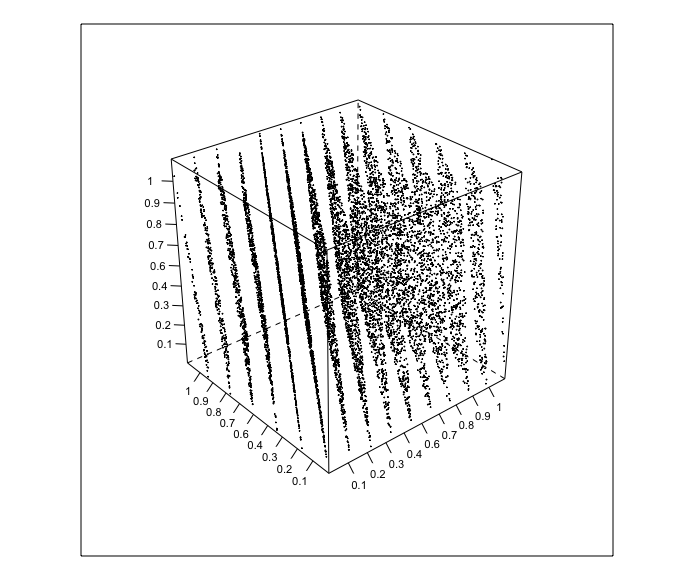

Recreate this plot in R.
rm(list = ls(all = TRUE))
graphics.off()

# install and load packages
libraries = c("TeachingDemos", "lattice")
lapply(libraries, function(x) if (!(x %in% installed.packages())) {
  install.packages(x)
})
lapply(libraries, library, quietly = TRUE, character.only = TRUE)

# parameter settings
n       = 10000     # sample size
a       = 2^16 + 3
M       = 2^31
seed    = 1298324   # makes sure that the same numbers are generated each time the quantlet is executed
y       = NULL

# main computation
y[1] = seed
i = 2
while (i <= n) {
  y[i] = (a * y[i - 1])%%M
  i = i + 1
}
y = y/M

# output
rotate.cloud(y[3:n] ~ y[1:(n - 2)] + y[2:(n - 1)], xlab = "", ylab = "", zlab = "", 
             type = "p", scales = list(arrows = FALSE, col = "black", distance = 1, 
             tick.number = 8, cex = 0.7, x = list(labels = round(seq(0, 1, length = 10), 
             1)), y = list(labels = round(seq(0, 1, length = 10), 1)), z = list(labels = 
             round(seq(0, 1, length = 10), 1))), col = "black", pch = 20, cex = 0.1)
